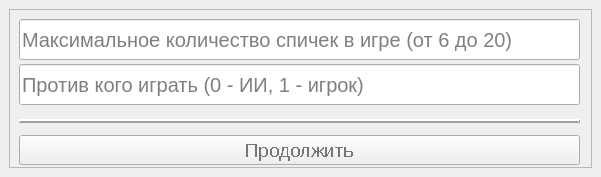
<?xml version="1.0" encoding="UTF-8"?>
<ui version="4.0">
 <class>MainWindow</class>
 <widget class="QMainWindow" name="MainWindow">
  <property name="enabled">
   <bool>true</bool>
  </property>
  <property name="geometry">
   <rect>
    <x>0</x>
    <y>0</y>
    <width>601</width>
    <height>177</height>
   </rect>
  </property>
  <property name="font">
   <font>
    <stylestrategy>NoAntialias</stylestrategy>
   </font>
  </property>
  <property name="windowTitle">
   <string>MainWindow</string>
  </property>
  <widget class="QWidget" name="centralwidget">
   <layout class="QVBoxLayout" name="verticalLayout">
    <item>
     <widget class="QFrame" name="frame">
      <property name="enabled">
       <bool>true</bool>
      </property>
      <property name="sizePolicy">
       <sizepolicy hsizetype="Preferred" vsizetype="Preferred">
        <horstretch>0</horstretch>
        <verstretch>0</verstretch>
       </sizepolicy>
      </property>
      <property name="font">
       <font>
        <family>MS Sans Serif</family>
       </font>
      </property>
      <property name="frameShape">
       <enum>QFrame::StyledPanel</enum>
      </property>
      <property name="frameShadow">
       <enum>QFrame::Raised</enum>
      </property>
      <widget class="QLineEdit" name="max_matches_line">
       <property name="geometry">
        <rect>
         <x>10</x>
         <y>10</y>
         <width>561</width>
         <height>41</height>
        </rect>
       </property>
       <property name="font">
        <font>
         <family>MS Sans Serif</family>
         <pointsize>15</pointsize>
         <weight>50</weight>
         <italic>false</italic>
         <bold>false</bold>
         <stylestrategy>PreferDefault</stylestrategy>
        </font>
       </property>
       <property name="inputMethodHints">
        <set>Qt::ImhNone</set>
       </property>
       <property name="inputMask">
        <string/>
       </property>
       <property name="text">
        <string/>
       </property>
       <property name="maxLength">
        <number>2</number>
       </property>
       <property name="frame">
        <bool>true</bool>
       </property>
       <property name="echoMode">
        <enum>QLineEdit::Normal</enum>
       </property>
       <property name="cursorPosition">
        <number>0</number>
       </property>
       <property name="dragEnabled">
        <bool>false</bool>
       </property>
       <property name="readOnly">
        <bool>false</bool>
       </property>
       <property name="placeholderText">
        <string>Максимальное количество спичек в игре (от 6 до 20)</string>
       </property>
       <property name="cursorMoveStyle">
        <enum>Qt::LogicalMoveStyle</enum>
       </property>
       <property name="clearButtonEnabled">
        <bool>false</bool>
       </property>
      </widget>
      <widget class="QLineEdit" name="AI_or_player_line">
       <property name="geometry">
        <rect>
         <x>10</x>
         <y>55</y>
         <width>561</width>
         <height>41</height>
        </rect>
       </property>
       <property name="font">
        <font>
         <family>MS Sans Serif</family>
         <pointsize>15</pointsize>
         <weight>50</weight>
         <italic>false</italic>
         <bold>false</bold>
         <underline>false</underline>
         <stylestrategy>PreferDefault</stylestrategy>
        </font>
       </property>
       <property name="maxLength">
        <number>1</number>
       </property>
       <property name="placeholderText">
        <string>Против кого играть (0 - ИИ, 1 - игрок)</string>
       </property>
      </widget>
      <widget class="Line" name="decorLine">
       <property name="windowModality">
        <enum>Qt::NonModal</enum>
       </property>
       <property name="enabled">
        <bool>true</bool>
       </property>
       <property name="geometry">
        <rect>
         <x>10</x>
         <y>104</y>
         <width>561</width>
         <height>16</height>
        </rect>
       </property>
       <property name="palette">
        <palette>
         <active>
          <colorrole role="WindowText">
           <brush brushstyle="SolidPattern">
            <color alpha="255">
             <red>161</red>
             <green>161</green>
             <blue>161</blue>
            </color>
           </brush>
          </colorrole>
         </active>
         <inactive>
          <colorrole role="WindowText">
           <brush brushstyle="SolidPattern">
            <color alpha="255">
             <red>161</red>
             <green>161</green>
             <blue>161</blue>
            </color>
           </brush>
          </colorrole>
         </inactive>
         <disabled>
          <colorrole role="WindowText">
           <brush brushstyle="SolidPattern">
            <color alpha="255">
             <red>120</red>
             <green>120</green>
             <blue>120</blue>
            </color>
           </brush>
          </colorrole>
         </disabled>
        </palette>
       </property>
       <property name="focusPolicy">
        <enum>Qt::NoFocus</enum>
       </property>
       <property name="acceptDrops">
        <bool>false</bool>
       </property>
       <property name="frameShadow">
        <enum>QFrame::Raised</enum>
       </property>
       <property name="lineWidth">
        <number>2</number>
       </property>
       <property name="midLineWidth">
        <number>0</number>
       </property>
       <property name="orientation">
        <enum>Qt::Horizontal</enum>
       </property>
      </widget>
      <widget class="QPushButton" name="continue_btn">
       <property name="enabled">
        <bool>true</bool>
       </property>
       <property name="geometry">
        <rect>
         <x>10</x>
         <y>126</y>
         <width>561</width>
         <height>30</height>
        </rect>
       </property>
       <property name="palette">
        <palette>
         <active>
          <colorrole role="WindowText">
           <brush brushstyle="SolidPattern">
            <color alpha="255">
             <red>0</red>
             <green>0</green>
             <blue>0</blue>
            </color>
           </brush>
          </colorrole>
          <colorrole role="Text">
           <brush brushstyle="SolidPattern">
            <color alpha="255">
             <red>0</red>
             <green>0</green>
             <blue>0</blue>
            </color>
           </brush>
          </colorrole>
          <colorrole role="ButtonText">
           <brush brushstyle="SolidPattern">
            <color alpha="255">
             <red>118</red>
             <green>118</green>
             <blue>118</blue>
            </color>
           </brush>
          </colorrole>
         </active>
         <inactive>
          <colorrole role="WindowText">
           <brush brushstyle="SolidPattern">
            <color alpha="255">
             <red>0</red>
             <green>0</green>
             <blue>0</blue>
            </color>
           </brush>
          </colorrole>
          <colorrole role="Text">
           <brush brushstyle="SolidPattern">
            <color alpha="255">
             <red>0</red>
             <green>0</green>
             <blue>0</blue>
            </color>
           </brush>
          </colorrole>
          <colorrole role="ButtonText">
           <brush brushstyle="SolidPattern">
            <color alpha="255">
             <red>118</red>
             <green>118</green>
             <blue>118</blue>
            </color>
           </brush>
          </colorrole>
         </inactive>
         <disabled>
          <colorrole role="WindowText">
           <brush brushstyle="SolidPattern">
            <color alpha="255">
             <red>120</red>
             <green>120</green>
             <blue>120</blue>
            </color>
           </brush>
          </colorrole>
          <colorrole role="Text">
           <brush brushstyle="SolidPattern">
            <color alpha="255">
             <red>120</red>
             <green>120</green>
             <blue>120</blue>
            </color>
           </brush>
          </colorrole>
          <colorrole role="ButtonText">
           <brush brushstyle="SolidPattern">
            <color alpha="255">
             <red>120</red>
             <green>120</green>
             <blue>120</blue>
            </color>
           </brush>
          </colorrole>
         </disabled>
        </palette>
       </property>
       <property name="font">
        <font>
         <family>Arial</family>
         <pointsize>14</pointsize>
         <weight>50</weight>
         <italic>false</italic>
         <bold>false</bold>
         <strikeout>false</strikeout>
         <kerning>true</kerning>
        </font>
       </property>
       <property name="tabletTracking">
        <bool>false</bool>
       </property>
       <property name="text">
        <string>Продолжить</string>
       </property>
       <property name="shortcut">
        <string>F</string>
       </property>
       <property name="checkable">
        <bool>false</bool>
       </property>
       <property name="checked">
        <bool>false</bool>
       </property>
       <property name="autoRepeat">
        <bool>false</bool>
       </property>
       <property name="autoDefault">
        <bool>false</bool>
       </property>
       <property name="default">
        <bool>false</bool>
       </property>
       <property name="flat">
        <bool>false</bool>
       </property>
      </widget>
     </widget>
    </item>
   </layout>
  </widget>
 </widget>
 <tabstops>
  <tabstop>max_matches_line</tabstop>
 </tabstops>
 <resources/>
 <connections/>
</ui>
